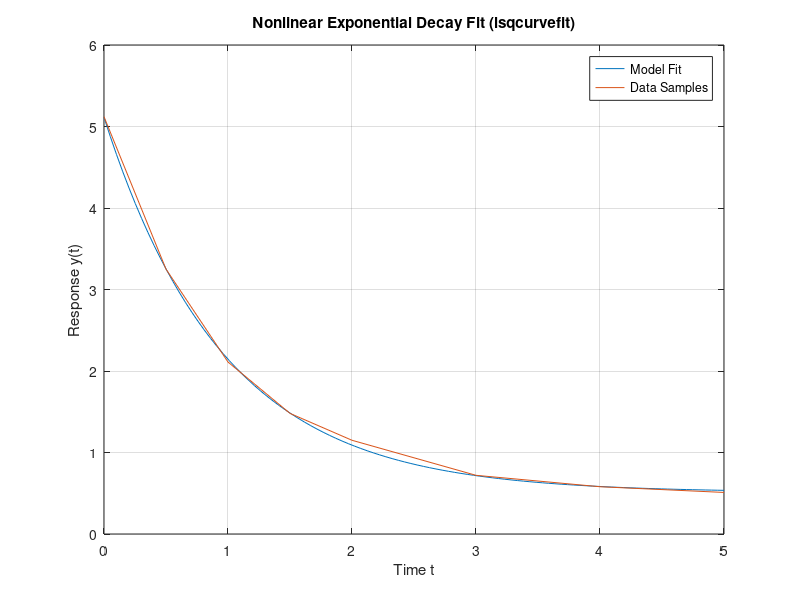

Write MATLAB code to recreate this figure.
% Exponential Decay Curve Fit
t_data = [0.0; 0.5; 1.0; 1.5; 2.0; 3.0; 4.0; 5.0];
y_data = [5.12; 3.25; 2.11; 1.48; 1.15; 0.72; 0.58; 0.51];
model = @(p, t) p(1) * exp(-p(2) * t) + p(3);

p0 = [4.0; 1.0; 0.2];
p_opt = lsqcurvefit(model, p0, t_data, y_data);

t_fine = linspace(0, 5, 100);
y_fit = model(p_opt, t_fine);

figure(1);
plot(t_fine, y_fit);
hold on;
plot(t_data, y_data);
hold off;
title('Nonlinear Exponential Decay Fit (lsqcurvefit)');
xlabel('Time t');
ylabel('Response y(t)');
legend('Model Fit', 'Data Samples');
grid on;
